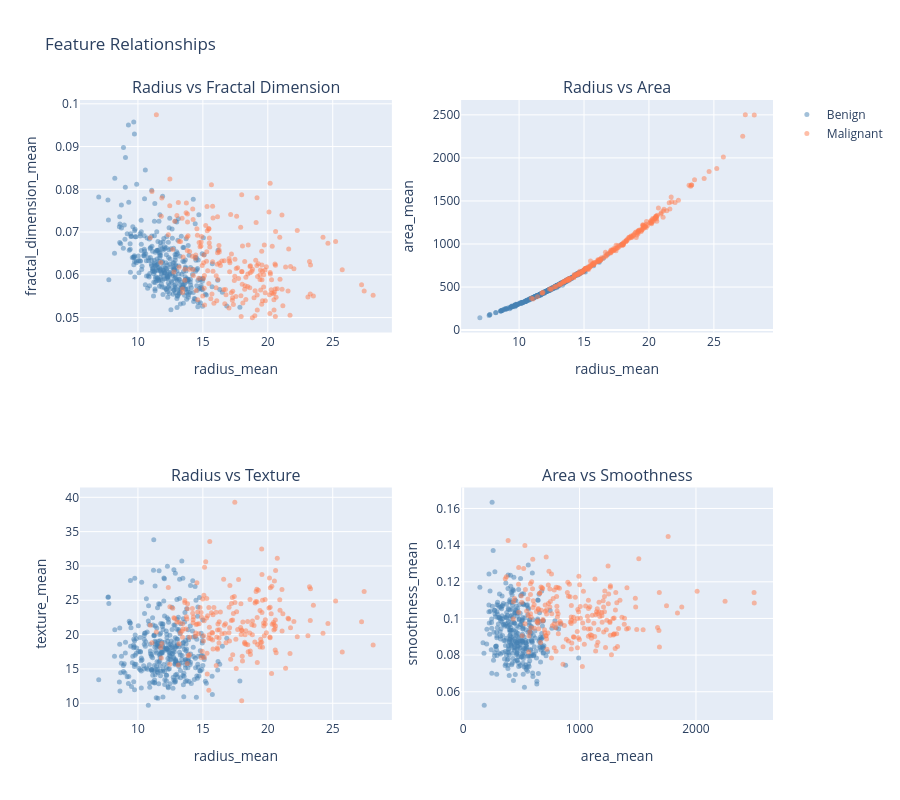

Notebook code for this chart:
### Markdown cell above
### Feature Relationships

### Code cell
plot_scatter_pairs(data, [
    ("radius_mean", "fractal_dimension_mean", "Radius vs Fractal Dimension"),
    ("radius_mean", "area_mean",              "Radius vs Area"),
    ("radius_mean", "texture_mean",           "Radius vs Texture"),
    ("area_mean",   "smoothness_mean",         "Area vs Smoothness"),
], title="Feature Relationships").show()

### Figure 1 — Plotly figure (JSON) as saved in the notebook; plotly's stock layout.template omitted (floating-point values rounded to 4 significant figures; data arrays with more than 128 entries replaced by an {"elided": "..."} marker saying what was removed)
{"data": [{"marker": {"color": "steelblue", "opacity": 0.5, "size": 5}, "mode": "markers", "name": "Benign", "showlegend": true, "type": "scatter", "x": {"elided": "357 float values"}, "xaxis": "x", "y": {"elided": "357 float values"}, "yaxis": "y"}, {"marker": {"color": "coral", "opacity": 0.5, "size": 5}, "mode": "markers", "name": "Malignant", "showlegend": true, "type": "scatter", "x": {"elided": "212 float values"}, "xaxis": "x", "y": {"elided": "212 float values"}, "yaxis": "y"}, {"marker": {"color": "steelblue", "opacity": 0.5, "size": 5}, "mode": "markers", "name": "Benign", "showlegend": false, "type": "scatter", "x": {"elided": "357 float values"}, "xaxis": "x2", "y": {"elided": "357 float values"}, "yaxis": "y2"}, {"marker": {"color": "coral", "opacity": 0.5, "size": 5}, "mode": "markers", "name": "Malignant", "showlegend": false, "type": "scatter", "x": {"elided": "212 float values"}, "xaxis": "x2", "y": {"elided": "212 float values"}, "yaxis": "y2"}, {"marker": {"color": "steelblue", "opacity": 0.5, "size": 5}, "mode": "markers", "name": "Benign", "showlegend": false, "type": "scatter", "x": {"elided": "357 float values"}, "xaxis": "x3", "y": {"elided": "357 float values"}, "yaxis": "y3"}, {"marker": {"color": "coral", "opacity": 0.5, "size": 5}, "mode": "markers", "name": "Malignant", "showlegend": false, "type": "scatter", "x": {"elided": "212 float values"}, "xaxis": "x3", "y": {"elided": "212 float values"}, "yaxis": "y3"}, {"marker": {"color": "steelblue", "opacity": 0.5, "size": 5}, "mode": "markers", "name": "Benign", "showlegend": false, "type": "scatter", "x": {"elided": "357 float values"}, "xaxis": "x4", "y": {"elided": "357 float values"}, "yaxis": "y4"}, {"marker": {"color": "coral", "opacity": 0.5, "size": 5}, "mode": "markers", "name": "Malignant", "showlegend": false, "type": "scatter", "x": {"elided": "212 float values"}, "xaxis": "x4", "y": {"elided": "212 float values"}, "yaxis": "y4"}], "layout": {"annotations": [{"font": {"size": 16}, "showarrow": false, "text": "Radius vs Fractal Dimension", "x": 0.225, "xanchor": "center", "xref": "paper", "y": 1, "yanchor": "bottom", "yref": "paper"}, {"font": {"size": 16}, "showarrow": false, "text": "Radius vs Area", "x": 0.775, "xanchor": "center", "xref": "paper", "y": 1, "yanchor": "bottom", "yref": "paper"}, {"font": {"size": 16}, "showarrow": false, "text": "Radius vs Texture", "x": 0.225, "xanchor": "center", "xref": "paper", "y": 0.375, "yanchor": "bottom", "yref": "paper"}, {"font": {"size": 16}, "showarrow": false, "text": "Area vs Smoothness", "x": 0.775, "xanchor": "center", "xref": "paper", "y": 0.375, "yanchor": "bottom", "yref": "paper"}], "height": 800, "title": {"text": "Feature Relationships"}, "width": 900, "xaxis": {"anchor": "y", "domain": [0, 0.45], "title": {"text": "radius_mean"}}, "xaxis2": {"anchor": "y2", "domain": [0.55, 1], "title": {"text": "radius_mean"}}, "xaxis3": {"anchor": "y3", "domain": [0, 0.45], "title": {"text": "radius_mean"}}, "xaxis4": {"anchor": "y4", "domain": [0.55, 1], "title": {"text": "area_mean"}}, "yaxis": {"anchor": "x", "domain": [0.625, 1], "title": {"text": "fractal_dimension_mean"}}, "yaxis2": {"anchor": "x2", "domain": [0.625, 1], "title": {"text": "area_mean"}}, "yaxis3": {"anchor": "x3", "domain": [0, 0.375], "title": {"text": "texture_mean"}}, "yaxis4": {"anchor": "x4", "domain": [0, 0.375], "title": {"text": "smoothness_mean"}}}}
